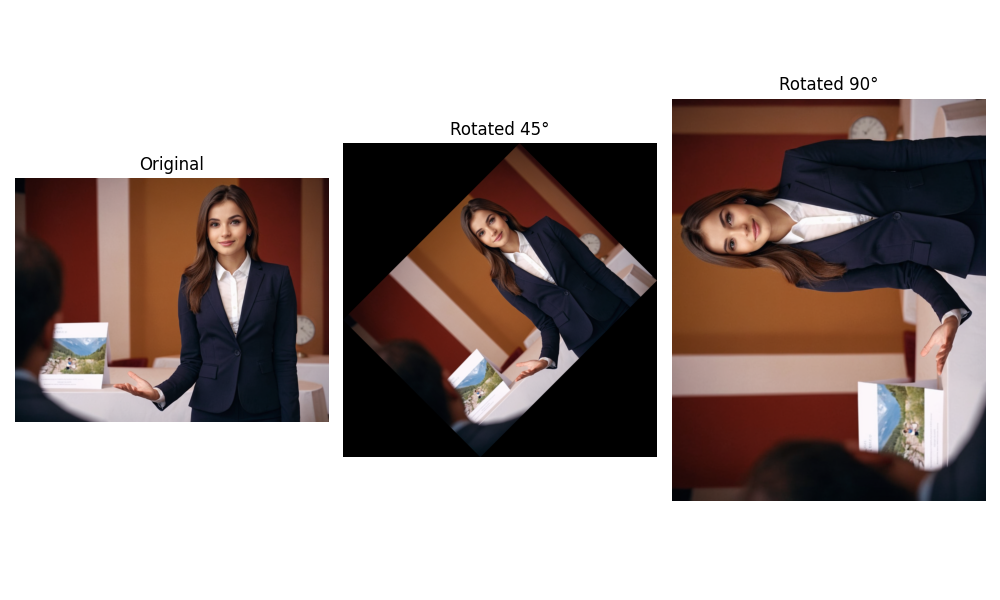

This chart was generated by the following Python code:
import cv2
import numpy as np
import matplotlib.pyplot as plt

def rotate_image(image, angle):
    
    (h, w) = image.shape[:2]
    center = (w // 2, h // 2)

    rot_mat = cv2.getRotationMatrix2D(center, angle, 1.0)

    cos = np.abs(rot_mat[0, 0])
    sin = np.abs(rot_mat[0, 1])
    new_w = int((h * sin) + (w * cos))
    new_h = int((h * cos) + (w * sin))

    rot_mat[0, 2] += (new_w / 2) - center[0]
    rot_mat[1, 2] += (new_h / 2) - center[1]

    rotated = cv2.warpAffine(image, rot_mat, (new_w, new_h), flags=cv2.INTER_LINEAR)
    return rotated

def main():

    image_path = input("Enter image path: ")
    img = cv2.imread(image_path)
    if img is None:
        print("Image not found.")
        return

    rot_45 = rotate_image(img, 45)
    rot_90 = rotate_image(img, 90)

    plt.figure(figsize=(10, 6))

    plt.subplot(1, 3, 1)
    plt.title("Original")
    plt.imshow(cv2.cvtColor(img, cv2.COLOR_BGR2RGB))
    plt.axis('off')

    plt.subplot(1, 3, 2)
    plt.title("Rotated 45°")
    plt.imshow(cv2.cvtColor(rot_45, cv2.COLOR_BGR2RGB))
    plt.axis('off')

    plt.subplot(1, 3, 3)
    plt.title("Rotated 90°")
    plt.imshow(cv2.cvtColor(rot_90, cv2.COLOR_BGR2RGB))
    plt.axis('off')

    plt.tight_layout()
    plt.show()

if __name__ == "__main__":
    main()
